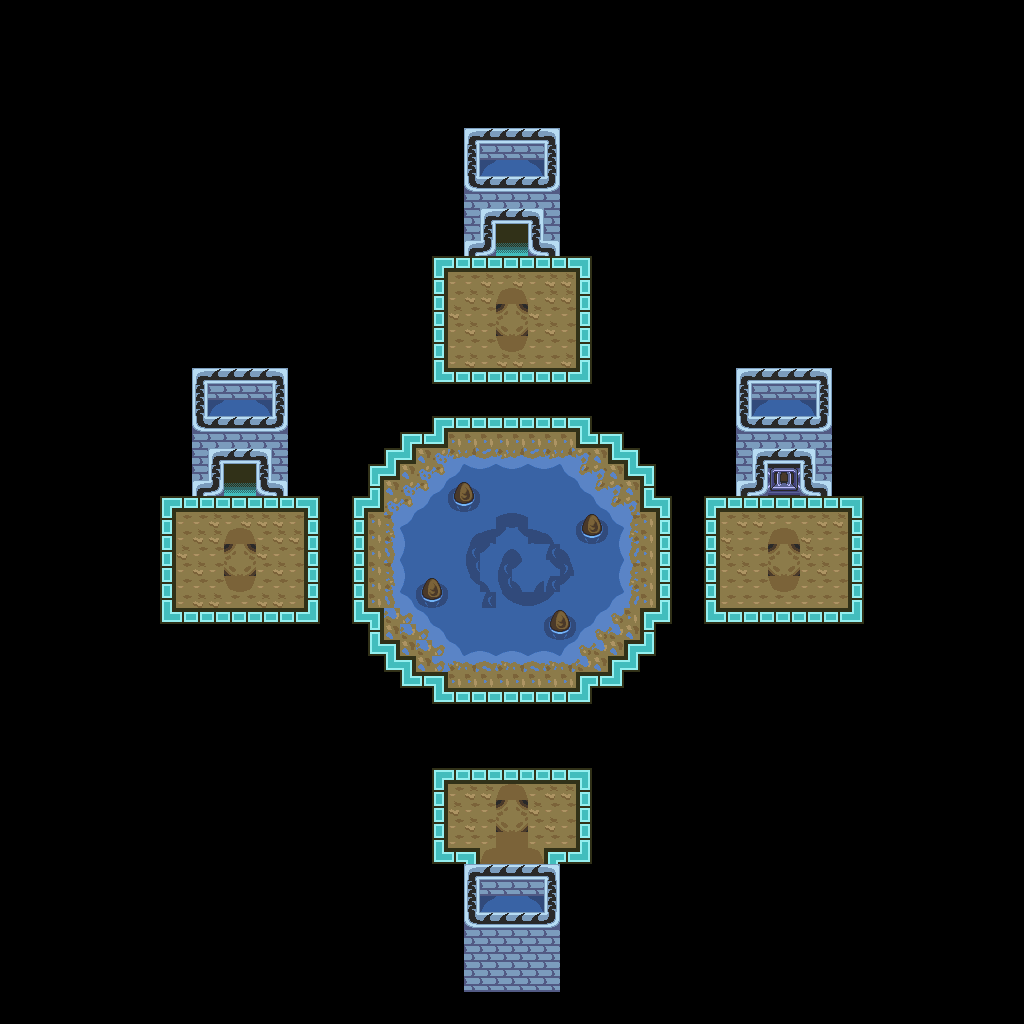

The image is a tile-based game level rendered from a .tmx file. Its description and source (layers, tilesets, objects; grid data summarised) follow:
An orthogonal 64x64 tile map with 16x16 px tiles, 1 tile layer (base), 2 hidden layers not drawn and 17 objects.

<map version="1.10" tiledversion="1.12.1" orientation="orthogonal" renderorder="right-down" width="64" height="64" tilewidth="16" tileheight="16" infinite="0" nextlayerid="4" nextobjectid="18">
 <tileset firstgid="1" source="../classiciphone_pics4.tsx" />
 <layer id="1" name="base" width="64" height="64">
  <data>[4096 cells, 4096 non-empty, 89 distinct tile ids]</data>
 </layer>
 <layer id="2" name="collision" width="64" height="64" visible="0">
  <properties><property name="collision" value="true" /></properties>
  <data>[4096 cells, 3492 non-empty, 1 distinct tile ids]</data>
 </layer>
 <layer id="3" name="water" width="64" height="64" visible="0">
  <properties><property name="terrain" value="water" /></properties>
  <data>[4096 cells, 240 non-empty, 1 distinct tile ids]</data>
 </layer>
 <objectgroup id="4" name="npcs">
  <object id="1" x="480.0" y="528.0" width="16" height="16">
   <properties>
    <property name="script" type="string">-- Auto-converted from GraalScript
-- join("quest_water_whirlpool");
-- function onCreated() {
-- //checks progress flag for warpability
self.progress = 1
-- //where we warp
self.w_level  = "quest_water_05.nw"
self.w_x = -1; //playerx
self.w_y = -1; //playery
end
-- [CLIENT-SIDE — server no-op]
-- if (created) {
-- //affected are restrictions
-- this.in_x = {23.5,37}; //(x in)
-- this.in_y = {27,38.5}; //(y in)
-- }</property>
   </properties>
  </object>
  <object id="2" x="432.0" y="752.0" width="16" height="16">
   <properties>
    <property name="script" type="string">-- Auto-converted from GraalScript
-- join("quest_water_guide");
-- [CLIENT-SIDE — server no-op]
-- if (created) {
-- setstring this.text,OH! It's just you!!
-- #b
-- #b
-- #bThe whirlpool leads to
-- #bthe dungeon. Be careful!
-- #b
-- #bYou might want to explore first!;
-- }</property>
   </properties>
  </object>
  <object id="3" x="224.0" y="464.0" width="16" height="16">
   <properties>
    <property name="gani" value="classic_quest_door.png" />
    <property name="script" type="string">-- Auto-converted from GraalScript
-- join("door");</property>
   </properties>
  </object>
  <object id="4" x="496.0" y="224.0" width="16" height="16">
   <properties>
    <property name="gani" value="classic_quest_door.png" />
    <property name="script" type="string">-- Auto-converted from GraalScript
-- join("door");</property>
   </properties>
  </object>
  <object id="5" x="272.0" y="432.0" width="16" height="16">
   <properties>
    <property name="gani" value="candle.mng;" />
    <property name="script" type="string">-- Auto-converted from GraalScript
-- join("quest_water_candle");</property>
   </properties>
  </object>
  <object id="6" x="496.0" y="704.0" width="16" height="16">
   <properties>
    <property name="script" type="string">-- Auto-converted from GraalScript
-- [CLIENT-SIDE — server no-op]
-- if (playerenters) {
-- seteffect 0,0,0,.6;
-- }</property>
   </properties>
  </object>
  <object id="7" x="192.0" y="432.0" width="16" height="16">
   <properties>
    <property name="gani" value="candle.mng;" />
    <property name="script" type="string">-- Auto-converted from GraalScript
-- join("quest_water_candle");</property>
   </properties>
  </object>
  <object id="8" x="160.0" y="480.0" width="16" height="16">
   <properties>
    <property name="script" type="string">-- Auto-converted from GraalScript
-- join("quest_water_switch");
-- if (created) this.switchID = "F";
-- [CLIENT-SIDE — server no-op]
-- if (created) setstring this.switchID,F;</property>
   </properties>
  </object>
  <object id="9" x="288.0" y="480.0" width="16" height="16">
   <properties>
    <property name="script" type="string">-- Auto-converted from GraalScript
-- join("quest_water_switch");
-- if (created) this.switchID = "G";
-- [CLIENT-SIDE — server no-op]
-- if (created) setstring this.switchID,G;</property>
   </properties>
  </object>
  <object id="10" x="432.0" y="240.0" width="16" height="16">
   <properties>
    <property name="script" type="string">-- Auto-converted from GraalScript
-- join("quest_water_switch");
-- if (created) this.switchID = "D";
-- [CLIENT-SIDE — server no-op]
-- if (created) setstring this.switchID,D;</property>
   </properties>
  </object>
  <object id="11" x="560.0" y="240.0" width="16" height="16">
   <properties>
    <property name="script" type="string">-- Auto-converted from GraalScript
-- join("quest_water_switch");
-- if (created) this.switchID = "E";
-- [CLIENT-SIDE — server no-op]
-- if (created) setstring this.switchID,E;</property>
   </properties>
  </object>
  <object id="12" x="704.0" y="480.0" width="16" height="16">
   <properties>
    <property name="script" type="string">-- Auto-converted from GraalScript
-- join("quest_water_switch");
-- if (created) this.switchID = "H";
-- [CLIENT-SIDE — server no-op]
-- if (created) setstring this.switchID,H;</property>
   </properties>
  </object>
  <object id="13" x="832.0" y="480.0" width="16" height="16">
   <properties>
    <property name="script" type="string">-- Auto-converted from GraalScript
-- join("quest_water_switch");
-- if (created) this.switchID = "I";
-- [CLIENT-SIDE — server no-op]
-- if (created) setstring this.switchID,I;</property>
   </properties>
  </object>
  <object id="14" x="464.0" y="192.0" width="16" height="16">
   <properties>
    <property name="gani" value="candle.mng;" />
    <property name="script" type="string">-- Auto-converted from GraalScript
-- join("quest_water_candle");</property>
   </properties>
  </object>
  <object id="15" x="544.0" y="192.0" width="16" height="16">
   <properties>
    <property name="gani" value="candle.mng;" />
    <property name="script" type="string">-- Auto-converted from GraalScript
-- join("quest_water_candle");</property>
   </properties>
  </object>
  <object id="16" x="736.0" y="432.0" width="16" height="16">
   <properties>
    <property name="gani" value="candle.mng;" />
    <property name="script" type="string">-- Auto-converted from GraalScript
-- join("quest_water_candle");</property>
   </properties>
  </object>
  <object id="17" x="816.0" y="432.0" width="16" height="16">
   <properties>
    <property name="gani" value="candle.mng;" />
    <property name="script" type="string">-- Auto-converted from GraalScript
-- join("quest_water_candle");</property>
   </properties>
  </object>
 </objectgroup>
</map>
